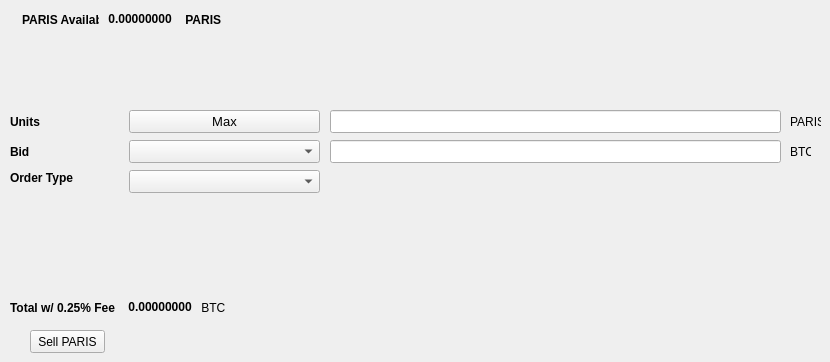
   <widget class="QWidget" name="SellTab">
    <attribute name="title">
     <string>Sell</string>
    </attribute>
    <widget class="QLabel" name="label_16">
     <property name="geometry">
      <rect>
       <x>790</x>
       <y>140</y>
       <width>21</width>
       <height>23</height>
      </rect>
     </property>
     <property name="text">
      <string>BTC</string>
     </property>
    </widget>
    <widget class="QComboBox" name="SellBidcomboBox">
     <property name="geometry">
      <rect>
       <x>129</x>
       <y>140</y>
       <width>191</width>
       <height>23</height>
      </rect>
     </property>
     <property name="font">
      <font>
       <pointsize>10</pointsize>
      </font>
     </property>
    </widget>
    <widget class="QLabel" name="label_18">
     <property name="geometry">
      <rect>
       <x>10</x>
       <y>110</y>
       <width>46</width>
       <height>23</height>
      </rect>
     </property>
     <property name="font">
      <font>
       <weight>75</weight>
       <bold>true</bold>
      </font>
     </property>
     <property name="text">
      <string>Units</string>
     </property>
    </widget>
    <widget class="QPushButton" name="Sell_Max_Amount">
     <property name="geometry">
      <rect>
       <x>129</x>
       <y>110</y>
       <width>191</width>
       <height>23</height>
      </rect>
     </property>
     <property name="font">
      <font>
       <pointsize>10</pointsize>
      </font>
     </property>
     <property name="text">
      <string>Max</string>
     </property>
    </widget>
    <widget class="QLabel" name="label_20">
     <property name="geometry">
      <rect>
       <x>10</x>
       <y>170</y>
       <width>71</width>
       <height>16</height>
      </rect>
     </property>
     <property name="font">
      <font>
       <weight>75</weight>
       <bold>true</bold>
      </font>
     </property>
     <property name="text">
      <string>Order Type</string>
     </property>
    </widget>
    <widget class="QComboBox" name="SellOrdertypeCombo">
     <property name="geometry">
      <rect>
       <x>129</x>
       <y>170</y>
       <width>191</width>
       <height>23</height>
      </rect>
     </property>
     <property name="font">
      <font>
       <pointsize>10</pointsize>
      </font>
     </property>
    </widget>
    <widget class="QLabel" name="label_21">
     <property name="geometry">
      <rect>
       <x>10</x>
       <y>140</y>
       <width>46</width>
       <height>23</height>
      </rect>
     </property>
     <property name="font">
      <font>
       <weight>75</weight>
       <bold>true</bold>
      </font>
     </property>
     <property name="text">
      <string>Bid</string>
     </property>
    </widget>
    <widget class="QLabel" name="label_22">
     <property name="geometry">
      <rect>
       <x>790</x>
       <y>110</y>
       <width>31</width>
       <height>23</height>
      </rect>
     </property>
     <property name="text">
      <string>PARIS</string>
     </property>
    </widget>
    <widget class="QLineEdit" name="UnitsInputPARIS">
     <property name="geometry">
      <rect>
       <x>330</x>
       <y>110</y>
       <width>451</width>
       <height>23</height>
      </rect>
     </property>
     <property name="font">
      <font>
       <pointsize>9</pointsize>
       <weight>75</weight>
       <bold>true</bold>
      </font>
     </property>
    </widget>
    <widget class="QLineEdit" name="SellBidPriceEdit">
     <property name="geometry">
      <rect>
       <x>330</x>
       <y>140</y>
       <width>451</width>
       <height>23</height>
      </rect>
     </property>
     <property name="font">
      <font>
       <pointsize>9</pointsize>
       <weight>75</weight>
       <bold>true</bold>
      </font>
     </property>
    </widget>
    <widget class="QPushButton" name="SellPARISBTN">
     <property name="geometry">
      <rect>
       <x>30</x>
       <y>330</y>
       <width>75</width>
       <height>23</height>
      </rect>
     </property>
     <property name="text">
      <string>Sell PARIS</string>
     </property>
    </widget>
    <widget class="QWidget" name="layoutWidget">
     <property name="geometry">
      <rect>
       <x>22</x>
       <y>12</y>
       <width>200</width>
       <height>15</height>
      </rect>
     </property>
     <layout class="QHBoxLayout" name="horizontalLayout">
      <item>
       <widget class="QLabel" name="label232_2">
        <property name="font">
         <font>
          <weight>75</weight>
          <bold>true</bold>
         </font>
        </property>
        <property name="text">
         <string>PARIS Available:</string>
        </property>
       </widget>
      </item>
      <item>
       <widget class="QLabel" name="PARISAvailableLabel">
        <property name="palette">
         <palette>
          <active>
           <colorrole role="WindowText">
            <brush brushstyle="SolidPattern">
             <color alpha="255">
              <red>0</red>
              <green>0</green>
              <blue>0</blue>
             </color>
            </brush>
           </colorrole>
           <colorrole role="Button">
            <brush brushstyle="SolidPattern">
             <color alpha="255">
              <red>0</red>
              <green>170</green>
              <blue>0</blue>
             </color>
            </brush>
           </colorrole>
           <colorrole role="Light">
            <brush brushstyle="SolidPattern">
             <color alpha="255">
              <red>0</red>
              <green>255</green>
              <blue>0</blue>
             </color>
            </brush>
           </colorrole>
           <colorrole role="Midlight">
            <brush brushstyle="SolidPattern">
             <color alpha="255">
              <red>0</red>
              <green>212</green>
              <blue>0</blue>
             </color>
            </brush>
           </colorrole>
           <colorrole role="Dark">
            <brush brushstyle="SolidPattern">
             <color alpha="255">
              <red>0</red>
              <green>85</green>
              <blue>0</blue>
             </color>
            </brush>
           </colorrole>
           <colorrole role="Mid">
            <brush brushstyle="SolidPattern">
             <color alpha="255">
              <red>0</red>
              <green>113</green>
              <blue>0</blue>
             </color>
            </brush>
           </colorrole>
           <colorrole role="Text">
            <brush brushstyle="SolidPattern">
             <color alpha="255">
              <red>0</red>
              <green>170</green>
              <blue>0</blue>
             </color>
            </brush>
           </colorrole>
           <colorrole role="BrightText">
            <brush brushstyle="SolidPattern">
             <color alpha="255">
              <red>255</red>
              <green>255</green>
              <blue>255</blue>
             </color>
            </brush>
           </colorrole>
           <colorrole role="ButtonText">
            <brush brushstyle="SolidPattern">
             <color alpha="255">
              <red>0</red>
              <green>0</green>
              <blue>0</blue>
             </color>
            </brush>
           </colorrole>
           <colorrole role="Base">
            <brush brushstyle="SolidPattern">
             <color alpha="255">
              <red>255</red>
              <green>255</green>
              <blue>255</blue>
             </color>
            </brush>
           </colorrole>
           <colorrole role="Window">
            <brush brushstyle="SolidPattern">
             <color alpha="255">
              <red>0</red>
              <green>170</green>
              <blue>0</blue>
             </color>
            </brush>
           </colorrole>
           <colorrole role="Shadow">
            <brush brushstyle="SolidPattern">
             <color alpha="255">
              <red>0</red>
              <green>0</green>
              <blue>0</blue>
             </color>
            </brush>
           </colorrole>
           <colorrole role="AlternateBase">
            <brush brushstyle="SolidPattern">
             <color alpha="255">
              <red>127</red>
              <green>212</green>
              <blue>127</blue>
             </color>
            </brush>
           </colorrole>
           <colorrole role="ToolTipBase">
            <brush brushstyle="SolidPattern">
             <color alpha="255">
              <red>255</red>
              <green>255</green>
              <blue>220</blue>
             </color>
            </brush>
           </colorrole>
           <colorrole role="ToolTipText">
            <brush brushstyle="SolidPattern">
             <color alpha="255">
              <red>0</red>
              <green>0</green>
              <blue>0</blue>
             </color>
            </brush>
           </colorrole>
          </active>
          <inactive>
           <colorrole role="WindowText">
            <brush brushstyle="SolidPattern">
             <color alpha="255">
              <red>0</red>
              <green>0</green>
              <blue>0</blue>
             </color>
            </brush>
           </colorrole>
           <colorrole role="Button">
            <brush brushstyle="SolidPattern">
             <color alpha="255">
              <red>0</red>
              <green>170</green>
              <blue>0</blue>
             </color>
            </brush>
           </colorrole>
           <colorrole role="Light">
            <brush brushstyle="SolidPattern">
             <color alpha="255">
              <red>0</red>
              <green>255</green>
              <blue>0</blue>
             </color>
            </brush>
           </colorrole>
           <colorrole role="Midlight">
            <brush brushstyle="SolidPattern">
             <color alpha="255">
              <red>0</red>
              <green>212</green>
              <blue>0</blue>
             </color>
            </brush>
           </colorrole>
           <colorrole role="Dark">
            <brush brushstyle="SolidPattern">
             <color alpha="255">
              <red>0</red>
              <green>85</green>
              <blue>0</blue>
             </color>
            </brush>
           </colorrole>
           <colorrole role="Mid">
            <brush brushstyle="SolidPattern">
             <color alpha="255">
              <red>0</red>
              <green>113</green>
              <blue>0</blue>
             </color>
            </brush>
           </colorrole>
           <colorrole role="Text">
            <brush brushstyle="SolidPattern">
             <color alpha="255">
              <red>0</red>
              <green>170</green>
              <blue>0</blue>
             </color>
            </brush>
           </colorrole>
           <colorrole role="BrightText">
            <brush brushstyle="SolidPattern">
             <color alpha="255">
              <red>255</red>
              <green>255</green>
              <blue>255</blue>
             </color>
            </brush>
           </colorrole>
           <colorrole role="ButtonText">
            <brush brushstyle="SolidPattern">
             <color alpha="255">
              <red>0</red>
              <green>0</green>
              <blue>0</blue>
             </color>
            </brush>
           </colorrole>
           <colorrole role="Base">
            <brush brushstyle="SolidPattern">
             <color alpha="255">
              <red>255</red>
              <green>255</green>
              <blue>255</blue>
             </color>
            </brush>
           </colorrole>
           <colorrole role="Window">
            <brush brushstyle="SolidPattern">
             <color alpha="255">
              <red>0</red>
              <green>170</green>
              <blue>0</blue>
             </color>
            </brush>
           </colorrole>
           <colorrole role="Shadow">
            <brush brushstyle="SolidPattern">
             <color alpha="255">
              <red>0</red>
              <green>0</green>
              <blue>0</blue>
             </color>
            </brush>
           </colorrole>
           <colorrole role="AlternateBase">
            <brush brushstyle="SolidPattern">
             <color alpha="255">
              <red>127</red>
              <green>212</green>
              <blue>127</blue>
             </color>
            </brush>
           </colorrole>
           <colorrole role="ToolTipBase">
            <brush brushstyle="SolidPattern">
             <color alpha="255">
              <red>255</red>
              <green>255</green>
              <blue>220</blue>
             </color>
            </brush>
           </colorrole>
           <colorrole role="ToolTipText">
            <brush brushstyle="SolidPattern">
             <color alpha="255">
              <red>0</red>
              <green>0</green>
              <blue>0</blue>
             </color>
            </brush>
           </colorrole>
          </inactive>
          <disabled>
           <colorrole role="WindowText">
            <brush brushstyle="SolidPattern">
             <color alpha="255">
              <red>0</red>
              <green>85</green>
              <blue>0</blue>
             </color>
            </brush>
           </colorrole>
           <colorrole role="Button">
            <brush brushstyle="SolidPattern">
             <color alpha="255">
              <red>0</red>
              <green>170</green>
              <blue>0</blue>
             </color>
            </brush>
           </colorrole>
           <colorrole role="Light">
            <brush brushstyle="SolidPattern">
             <color alpha="255">
              <red>0</red>
              <green>255</green>
              <blue>0</blue>
             </color>
            </brush>
           </colorrole>
           <colorrole role="Midlight">
            <brush brushstyle="SolidPattern">
             <color alpha="255">
              <red>0</red>
              <green>212</green>
              <blue>0</blue>
             </color>
            </brush>
           </colorrole>
           <colorrole role="Dark">
            <brush brushstyle="SolidPattern">
             <color alpha="255">
              <red>0</red>
              <green>85</green>
              <blue>0</blue>
             </color>
            </brush>
           </colorrole>
           <colorrole role="Mid">
            <brush brushstyle="SolidPattern">
             <color alpha="255">
              <red>0</red>
              <green>113</green>
              <blue>0</blue>
             </color>
            </brush>
           </colorrole>
           <colorrole role="Text">
            <brush brushstyle="SolidPattern">
             <color alpha="255">
              <red>0</red>
              <green>85</green>
              <blue>0</blue>
             </color>
            </brush>
           </colorrole>
           <colorrole role="BrightText">
            <brush brushstyle="SolidPattern">
             <color alpha="255">
              <red>255</red>
              <green>255</green>
              <blue>255</blue>
             </color>
            </brush>
           </colorrole>
           <colorrole role="ButtonText">
            <brush brushstyle="SolidPattern">
             <color alpha="255">
              <red>0</red>
              <green>85</green>
              <blue>0</blue>
             </color>
            </brush>
           </colorrole>
           <colorrole role="Base">
            <brush brushstyle="SolidPattern">
             <color alpha="255">
              <red>0</red>
              <green>170</green>
              <blue>0</blue>
             </color>
            </brush>
           </colorrole>
           <colorrole role="Window">
            <brush brushstyle="SolidPattern">
             <color alpha="255">
              <red>0</red>
              <green>170</green>
              <blue>0</blue>
             </color>
            </brush>
           </colorrole>
           <colorrole role="Shadow">
            <brush brushstyle="SolidPattern">
             <color alpha="255">
              <red>0</red>
              <green>0</green>
              <blue>0</blue>
             </color>
            </brush>
           </colorrole>
           <colorrole role="AlternateBase">
            <brush brushstyle="SolidPattern">
             <color alpha="255">
              <red>0</red>
              <green>170</green>
              <blue>0</blue>
             </color>
            </brush>
           </colorrole>
           <colorrole role="ToolTipBase">
            <brush brushstyle="SolidPattern">
             <color alpha="255">
              <red>255</red>
              <green>255</green>
              <blue>220</blue>
             </color>
            </brush>
           </colorrole>
           <colorrole role="ToolTipText">
            <brush brushstyle="SolidPattern">
             <color alpha="255">
              <red>0</red>
              <green>0</green>
              <blue>0</blue>
             </color>
            </brush>
           </colorrole>
          </disabled>
         </palette>
        </property>
        <property name="font">
         <font>
          <weight>75</weight>
          <bold>true</bold>
         </font>
        </property>
        <property name="text">
         <string> 0.00000000 </string>
        </property>
        <property name="textInteractionFlags">
         <set>Qt::LinksAccessibleByMouse|Qt::TextSelectableByKeyboard|Qt::TextSelectableByMouse</set>
        </property>
       </widget>
      </item>
      <item>
       <widget class="QLabel" name="labelPARIS">
        <property name="font">
         <font>
          <weight>75</weight>
          <bold>true</bold>
         </font>
        </property>
        <property name="text">
         <string> PARIS</string>
        </property>
       </widget>
      </item>
     </layout>
    </widget>
    <widget class="QWidget" name="layoutWidget">
     <property name="geometry">
      <rect>
       <x>10</x>
       <y>300</y>
       <width>218</width>
       <height>15</height>
      </rect>
     </property>
     <layout class="QHBoxLayout" name="horizontalLayout_2">
      <item>
       <widget class="QLabel" name="label_19">
        <property name="font">
         <font>
          <weight>75</weight>
          <bold>true</bold>
         </font>
        </property>
        <property name="text">
         <string>Total w/ 0.25% Fee </string>
        </property>
       </widget>
      </item>
      <item>
       <widget class="QLabel" name="SellCostLabel">
        <property name="palette">
         <palette>
          <active>
           <colorrole role="WindowText">
            <brush brushstyle="SolidPattern">
             <color alpha="255">
              <red>0</red>
              <green>0</green>
              <blue>0</blue>
             </color>
            </brush>
           </colorrole>
           <colorrole role="Button">
            <brush brushstyle="SolidPattern">
             <color alpha="255">
              <red>0</red>
              <green>170</green>
              <blue>0</blue>
             </color>
            </brush>
           </colorrole>
           <colorrole role="Light">
            <brush brushstyle="SolidPattern">
             <color alpha="255">
              <red>0</red>
              <green>255</green>
              <blue>0</blue>
             </color>
            </brush>
           </colorrole>
           <colorrole role="Midlight">
            <brush brushstyle="SolidPattern">
             <color alpha="255">
              <red>0</red>
              <green>212</green>
              <blue>0</blue>
             </color>
            </brush>
           </colorrole>
           <colorrole role="Dark">
            <brush brushstyle="SolidPattern">
             <color alpha="255">
              <red>0</red>
              <green>85</green>
              <blue>0</blue>
             </color>
            </brush>
           </colorrole>
           <colorrole role="Mid">
            <brush brushstyle="SolidPattern">
             <color alpha="255">
              <red>0</red>
              <green>113</green>
              <blue>0</blue>
             </color>
            </brush>
           </colorrole>
           <colorrole role="Text">
            <brush brushstyle="SolidPattern">
             <color alpha="255">
              <red>0</red>
              <green>170</green>
              <blue>0</blue>
             </color>
            </brush>
           </colorrole>
           <colorrole role="BrightText">
            <brush brushstyle="SolidPattern">
             <color alpha="255">
              <red>255</red>
              <green>255</green>
              <blue>255</blue>
             </color>
            </brush>
           </colorrole>
           <colorrole role="ButtonText">
            <brush brushstyle="SolidPattern">
             <color alpha="255">
              <red>0</red>
              <green>0</green>
              <blue>0</blue>
             </color>
            </brush>
           </colorrole>
           <colorrole role="Base">
            <brush brushstyle="SolidPattern">
             <color alpha="255">
              <red>255</red>
              <green>255</green>
              <blue>255</blue>
             </color>
            </brush>
           </colorrole>
           <colorrole role="Window">
            <brush brushstyle="SolidPattern">
             <color alpha="255">
              <red>0</red>
              <green>170</green>
              <blue>0</blue>
             </color>
            </brush>
           </colorrole>
           <colorrole role="Shadow">
            <brush brushstyle="SolidPattern">
             <color alpha="255">
              <red>0</red>
              <green>0</green>
              <blue>0</blue>
             </color>
            </brush>
           </colorrole>
           <colorrole role="AlternateBase">
            <brush brushstyle="SolidPattern">
             <color alpha="255">
              <red>127</red>
              <green>212</green>
              <blue>127</blue>
             </color>
            </brush>
           </colorrole>
           <colorrole role="ToolTipBase">
            <brush brushstyle="SolidPattern">
             <color alpha="255">
              <red>255</red>
              <green>255</green>
              <blue>220</blue>
             </color>
            </brush>
           </colorrole>
           <colorrole role="ToolTipText">
            <brush brushstyle="SolidPattern">
             <color alpha="255">
              <red>0</red>
              <green>0</green>
              <blue>0</blue>
             </color>
            </brush>
           </colorrole>
          </active>
          <inactive>
           <colorrole role="WindowText">
            <brush brushstyle="SolidPattern">
             <color alpha="255">
              <red>0</red>
              <green>0</green>
              <blue>0</blue>
             </color>
            </brush>
           </colorrole>
           <colorrole role="Button">
            <brush brushstyle="SolidPattern">
             <color alpha="255">
              <red>0</red>
              <green>170</green>
              <blue>0</blue>
             </color>
            </brush>
           </colorrole>
           <colorrole role="Light">
            <brush brushstyle="SolidPattern">
             <color alpha="255">
              <red>0</red>
              <green>255</green>
              <blue>0</blue>
             </color>
            </brush>
           </colorrole>
           <colorrole role="Midlight">
            <brush brushstyle="SolidPattern">
             <color alpha="255">
              <red>0</red>
              <green>212</green>
              <blue>0</blue>
             </color>
            </brush>
           </colorrole>
           <colorrole role="Dark">
            <brush brushstyle="SolidPattern">
             <color alpha="255">
              <red>0</red>
              <green>85</green>
              <blue>0</blue>
             </color>
            </brush>
           </colorrole>
           <colorrole role="Mid">
            <brush brushstyle="SolidPattern">
             <color alpha="255">
              <red>0</red>
              <green>113</green>
              <blue>0</blue>
             </color>
            </brush>
           </colorrole>
           <colorrole role="Text">
            <brush brushstyle="SolidPattern">
             <color alpha="255">
              <red>0</red>
              <green>170</green>
              <blue>0</blue>
             </color>
            </brush>
           </colorrole>
           <colorrole role="BrightText">
            <brush brushstyle="SolidPattern">
             <color alpha="255">
              <red>255</red>
              <green>255</green>
              <blue>255</blue>
             </color>
            </brush>
           </colorrole>
           <colorrole role="ButtonText">
            <brush brushstyle="SolidPattern">
             <color alpha="255">
              <red>0</red>
              <green>0</green>
              <blue>0</blue>
             </color>
            </brush>
           </colorrole>
           <colorrole role="Base">
            <brush brushstyle="SolidPattern">
             <color alpha="255">
              <red>255</red>
              <green>255</green>
              <blue>255</blue>
             </color>
            </brush>
           </colorrole>
           <colorrole role="Window">
            <brush brushstyle="SolidPattern">
             <color alpha="255">
              <red>0</red>
              <green>170</green>
              <blue>0</blue>
             </color>
            </brush>
           </colorrole>
           <colorrole role="Shadow">
            <brush brushstyle="SolidPattern">
             <color alpha="255">
              <red>0</red>
              <green>0</green>
              <blue>0</blue>
             </color>
            </brush>
           </colorrole>
           <colorrole role="AlternateBase">
            <brush brushstyle="SolidPattern">
             <color alpha="255">
              <red>127</red>
              <green>212</green>
              <blue>127</blue>
             </color>
            </brush>
           </colorrole>
           <colorrole role="ToolTipBase">
            <brush brushstyle="SolidPattern">
             <color alpha="255">
              <red>255</red>
              <green>255</green>
              <blue>220</blue>
             </color>
            </brush>
           </colorrole>
           <colorrole role="ToolTipText">
            <brush brushstyle="SolidPattern">
             <color alpha="255">
              <red>0</red>
              <green>0</green>
              <blue>0</blue>
             </color>
            </brush>
           </colorrole>
          </inactive>
          <disabled>
           <colorrole role="WindowText">
            <brush brushstyle="SolidPattern">
             <color alpha="255">
              <red>0</red>
              <green>85</green>
              <blue>0</blue>
             </color>
            </brush>
           </colorrole>
           <colorrole role="Button">
            <brush brushstyle="SolidPattern">
             <color alpha="255">
              <red>0</red>
              <green>170</green>
              <blue>0</blue>
             </color>
            </brush>
           </colorrole>
           <colorrole role="Light">
            <brush brushstyle="SolidPattern">
             <color alpha="255">
              <red>0</red>
              <green>255</green>
              <blue>0</blue>
             </color>
            </brush>
           </colorrole>
           <colorrole role="Midlight">
            <brush brushstyle="SolidPattern">
             <color alpha="255">
              <red>0</red>
              <green>212</green>
              <blue>0</blue>
             </color>
            </brush>
           </colorrole>
           <colorrole role="Dark">
            <brush brushstyle="SolidPattern">
             <color alpha="255">
              <red>0</red>
              <green>85</green>
              <blue>0</blue>
             </color>
            </brush>
           </colorrole>
           <colorrole role="Mid">
            <brush brushstyle="SolidPattern">
             <color alpha="255">
              <red>0</red>
              <green>113</green>
              <blue>0</blue>
             </color>
            </brush>
           </colorrole>
           <colorrole role="Text">
            <brush brushstyle="SolidPattern">
             <color alpha="255">
              <red>0</red>
              <green>85</green>
              <blue>0</blue>
             </color>
            </brush>
           </colorrole>
           <colorrole role="BrightText">
            <brush brushstyle="SolidPattern">
             <color alpha="255">
              <red>255</red>
              <green>255</green>
              <blue>255</blue>
             </color>
            </brush>
           </colorrole>
           <colorrole role="ButtonText">
            <brush brushstyle="SolidPattern">
             <color alpha="255">
              <red>0</red>
              <green>85</green>
              <blue>0</blue>
             </color>
            </brush>
           </colorrole>
           <colorrole role="Base">
            <brush brushstyle="SolidPattern">
             <color alpha="255">
              <red>0</red>
              <green>170</green>
              <blue>0</blue>
             </color>
            </brush>
           </colorrole>
           <colorrole role="Window">
            <brush brushstyle="SolidPattern">
             <color alpha="255">
              <red>0</red>
              <green>170</green>
              <blue>0</blue>
             </color>
            </brush>
           </colorrole>
           <colorrole role="Shadow">
            <brush brushstyle="SolidPattern">
             <color alpha="255">
              <red>0</red>
              <green>0</green>
              <blue>0</blue>
             </color>
            </brush>
           </colorrole>
           <colorrole role="AlternateBase">
            <brush brushstyle="SolidPattern">
             <color alpha="255">
              <red>0</red>
              <green>170</green>
              <blue>0</blue>
             </color>
            </brush>
           </colorrole>
           <colorrole role="ToolTipBase">
            <brush brushstyle="SolidPattern">
             <color alpha="255">
              <red>255</red>
              <green>255</green>
              <blue>220</blue>
             </color>
            </brush>
           </colorrole>
           <colorrole role="ToolTipText">
            <brush brushstyle="SolidPattern">
             <color alpha="255">
              <red>0</red>
              <green>0</green>
              <blue>0</blue>
             </color>
            </brush>
           </colorrole>
          </disabled>
         </palette>
        </property>
        <property name="font">
         <font>
          <weight>75</weight>
          <bold>true</bold>
         </font>
        </property>
        <property name="autoFillBackground">
         <bool>false</bool>
        </property>
        <property name="text">
         <string> 0.00000000</string>
        </property>
        <property name="textInteractionFlags">
         <set>Qt::LinksAccessibleByMouse|Qt::TextSelectableByMouse</set>
        </property>
       </widget>
      </item>
      <item>
       <widget class="QLabel" name="label_17">
        <property name="font">
         <font>
          <weight>50</weight>
          <bold>false</bold>
         </font>
        </property>
        <property name="text">
         <string> BTC</string>
        </property>
       </widget>
      </item>
     </layout>
    </widget>
   </widget>
